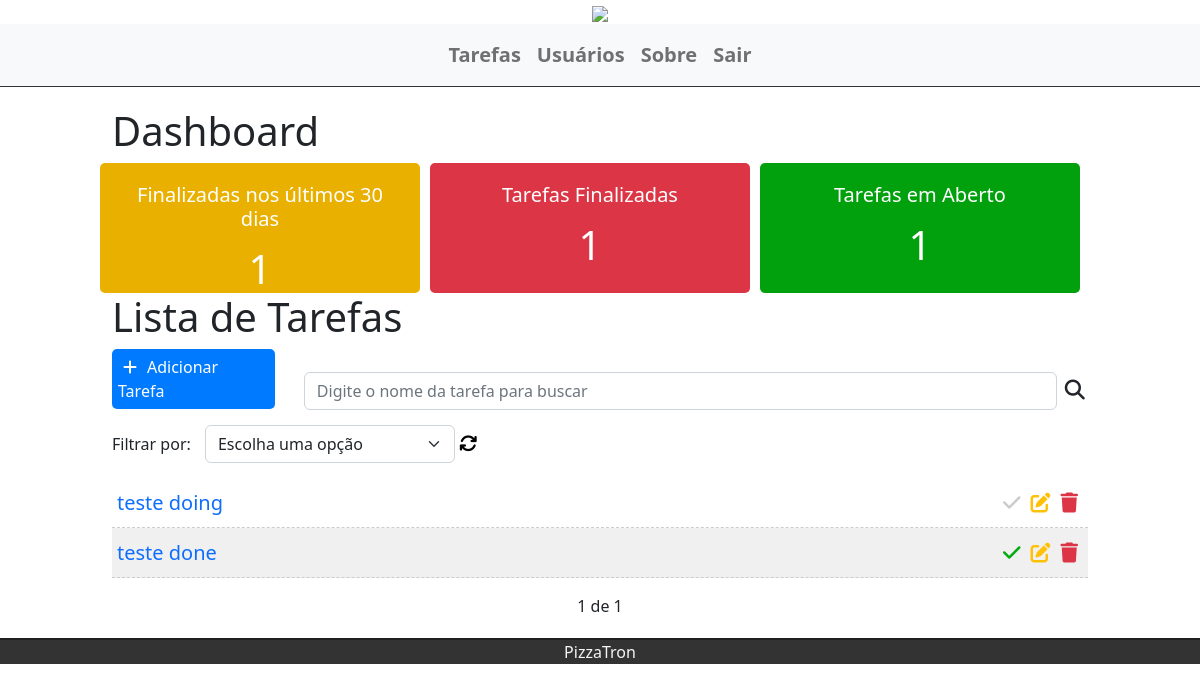
Page / (signed in) on the earlier database version.
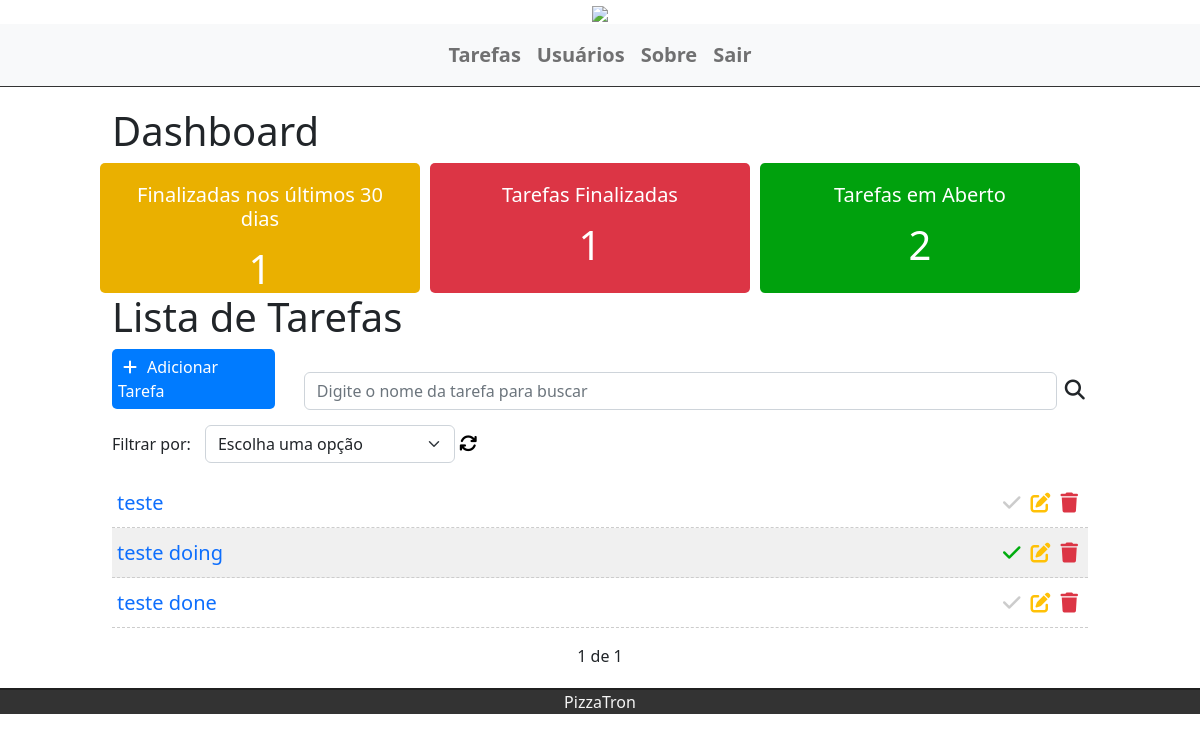
Same page on the later database version.
### tasks/models.py (models this page shows, shortened)
class Task(models.Model):
    STATUS = (
        ('doing', 'doing'),
        ('done', 'done'),
    )
    title = models.CharField(max_length=255)
    description = models.TextField()
    adress = models.CharField(max_length=255)
    done = models.CharField(
        max_length=5,
        choices=STATUS,
    )
    user = models.ForeignKey(get_user_model(), on_delete=models.CASCADE)
    create_at = models.DateTimeField(auto_now_add=True)
    update_at = models.DateTimeField(auto_now=True)

### tasks/views.py (the view)
# urls.py: path('', views.taskList, name='task-list'),
@login_required
def taskList(request):
    search = request.GET.get('search')
    filter = request.GET.get('filter')
    tasksDoneRecently = Task.objects.filter(
        done='done', update_at__gt=datetime.datetime.now()-datetime.timedelta(30)).count()
    tasksDone = Task.objects.filter(done='done', user=request.user).count()
    tasksDoing = Task.objects.filter(done='doing', user=request.user).count()
    if search:
        tasks = Task.objects.filter(title__icontains=search, user=request.user)
    elif filter:
        tasks = Task.objects.filter(done=filter, user=request.user)
    else:
        tasks_list = Task.objects.all().order_by(
            '-create_at').filter(user=request.user)
        paginator = Paginator(tasks_list, 5)
        page = request.GET.get('page')
        tasks = paginator.get_page(page)
    return render(request, 'tasks/list.html', {'tasks': tasks, 'tasksrecently': tasksDoneRecently, 'tasksdone': tasksDone, 'tasksdoing': tasksDoing})

### tasks/templates/tasks/list.html (shortened to what this page needs)
{% extends 'base.html' %}
{% block content %}
    <div class="offset-1 col-10 list-div">
        <div class="container dashboard">
            <h1>Dashboard</h1>
            <div class="row">
                <div class="col-4 dashboard-box" id="dashboard-lastdays">
                    <h4>Finalizadas nos últimos 30 dias</h4>
                    <span>{{ tasksrecently }}</span>
                </div>
                <div class="col-4 dashboard-box" id="dashboard-done">
                    <h4>Tarefas Finalizadas</h4>
                    <span>{{ tasksdone }}</span>
                </div>
                <div class="col-4 dashboard-box" id="dashboard-doing">
                    <h4>Tarefas em Aberto</h4>
                    <span>{{ tasksdoing }}</span>
                </div>
            </div>
        </div>
        <div class="container">
            <h1>Lista de Tarefas</h1>
            <div>
                <a id="add-link" href="newtask/">
                    <div class="col-2 add-div">
                        <i class="fas fa-plus"></i>Adicionar Tarefa
                    </div>
                </a>
                <div class="col-9 search-div">
                    <form method="GET" id="search-form" class="d-flex">
                        <input class="form-control me-2"
                               type="text"
                               id="search"
                               name="search"
                               placeholder="Digite o nome da tarefa para buscar"
                               aria-label="search"
                               value="{{ request.GET.search }}">
                        <i class="fa-solid fa-magnifying-glass" id="search-btn"></i>
                    </form>
                </div>
            </div>
            <div class="col-12 filter-div">
                <span>Filtrar por:</span>
                <select name="filter" id="filter" class="form-select">
                    <option value="">
                        Escolha uma opção
                    </option>
                </select>
                <a href="http://127.0.0.1:8000/"><i class="fa-solid fa-arrows-rotate" id="refresh-btn"></i></a>
            </div>
            <ul class="task-list">
                {% for task in tasks %}
                    {% if task.done == 'doing' %}
                        <li class="task-item">
                        {% else %}
                            <li class="task-item done">
                            {% endif %}
                            <span><a class="hyperlink" href="/tasks/{{ task.id }}">{{ task.title }}</a></span>
                            <a href="delete/{{ task.id }}" class="delete-btn"><span><i class="fas fa-trash"></i></span></a>
                            <a href="edit/{{ task.id }}"><span><i class="fas fa-edit"></i></span></a>
                            <a href="changestatus/{{ task.id }}"><span><i class="fas fa-check"></i></span></a>
                        </li>
                    {% endfor %}
                </ul>
                <div class="pagination">
                    <span class="step-links">
                        {% if tasks.paginator.num_pages %}
                            <span class="current">{{ tasks.number }} de {{ tasks.paginator.num_pages }}</span>
                        {% endif %}
                    </span>
                </div>
            </div>
        {% endblock %}

### tasks/templates/base.html (shortened to what this page needs)
{% load static %}
<!DOCTYPE html>
<html lang="pt-br">
    <head>
        <link href="https://cdn.jsdelivr.net/npm/bootstrap@5.2.0-beta1/dist/css/bootstrap.min.css"
              rel="stylesheet"
>
        <link rel="stylesheet" href="{% static 'css/styles.css' %}">
    </head>
    <body>
        <div class="containe-fluid">
            <center>
                <IMG class="logo"
                     src="https://www.nicepng.com/png/full/428-4280267_pizza-chef-stamp-club-penguin-epic-cannon-stamp.png">
            </center>
            <nav class="navbar navbar-expand-lg bg-light">
                <div class="container-fluid">
                    <div class="collapse navbar-collapse" id="navbarSupportedContent">
                        <ul class="navbar-nav me-auto mb-2 mb-lg-0">
                            {% if  user.is_authenticated %}
                                <li class="nav-item">
                                    <a class="nav-link" href="/">Tarefas</a>
                                </li>
                                <li class="nav-item">
                                    <a class="nav-link" href="#">Usuários</a>
                                </li>
                            {% else %}
                                <li class="nav-item">
                                    <a class="nav-link" href="/accounts/login">Entrar</a>
                                </li>
                            {% endif %}
                            <li class="nav-item">
                                <a class="nav-link" href="#">Sobre</a>
                            </li>
                            {% if  user.is_authenticated %}
                                <li class="nav-item">
                                    <a class="nav-link" href="/accounts/logout">Sair</a>
                                </li>
                            {% endif %}
                        </div>
                    </div>
                </nav>
                {% block content %}{% endblock %}
            </div>
            <footer>
                <p>PizzaTron</p>
            </footer>
        </body>
    </html>

### tasks/static/css/styles.css (style rules this page uses)
.container-fluid { padding: 0; margin: 0; }
.navbar { border-bottom: 1px solid #333; margin-bottom: 20px; }
.navbar-nav { margin: auto; }
.nav-link { font-size: 20px; font-weight: bold; }
.logo { width: 250px; }
.dashboard { width: 100%; display: block; }
.dashboard h4 { font-size: 20px; }
.dashboard span { font-size: 40px; display: block; width: 100%; }
.dashboard-box { float: left; background-color: #dfdfdf; color: #fff; padding: 20px; box-sizing: border-box; height: 130px; width: 32%; text-align: center; border-radius: 5px; }
.dashboard-box:nth-child(2) { margin-left: 1%; margin-right: 1%; }
#dashboard-lastdays { background-color: #eab000; }
#dashboard-done { background-color: #dc3545; }
#dashboard-doing { background-color: #00a10d; }
#add-link { text-decoration: none; }
.add-div { background-color: #007bff; cursor: pointer; display: inline-block; color: white; padding: 6px; border-radius: 5px; margin-right: 25px; }
.fas.fa-plus { color: white; margin-right: 10px; margin-left: 5px; }
.fa-arrows-rotate { font-size: 18px; padding: 7px 0px; cursor: pointer; color: black; }
.search-div { padding: 0px; width: 80%; margin-top: 15px; margin-bottom: 15px; display: inline-block; }
.fa-magnifying-glass { font-size: 20px; padding: 8px 0px; cursor: pointer; }
.filter-div { margin-bottom: 15px; padding: 0; }
#filter { display: inline-block; width: 250px; margin-left: 10px; }
.list-div { padding: 0; }
.task-list { padding-left: 0; }
.task-item { list-style: none; text-decoration: none; font-size: 20px; height: 50px; padding: 0 5px; padding-top: 10px; border-bottom: 1px dashed #ccc; }
.task-item.done { background-color: rgb(240, 240, 240); }
.hyperlink { text-decoration: none; }
.fas.fa-trash, .fas.fa-edit, .fas.fa-check { cursor: pointer; margin: 5px; font-size: 20px; float: right; }
.fas.fa-trash { color: #dc3545; }
.fas.fa-edit { color: #ffc107; }
.fas.fa-check { color: #ccc; }
.done .fas.fa-check { color: #00ac0e; }
footer { background-color: #333; height: auto; border-top: 2px solid #202020; }
footer p { color: #f5f5f5; text-align: center; top: 50%; position: relative; }
li { list-style: none; }
.pagination { margin-bottom: 20px; }
.step-links { position: relative; margin-left: auto; margin-right: auto; }
.step-links .current { margin-left: 5px; margin-right: 5px; }

Differences in the rows shown:
added Task: title "teste"
changed Task "teste doing": done "doing" → "done" (drawn)
changed Task "teste done": done "done" → "doing" (drawn)
Other differences:
{{ tasksdoing }}: "1" → "2"
